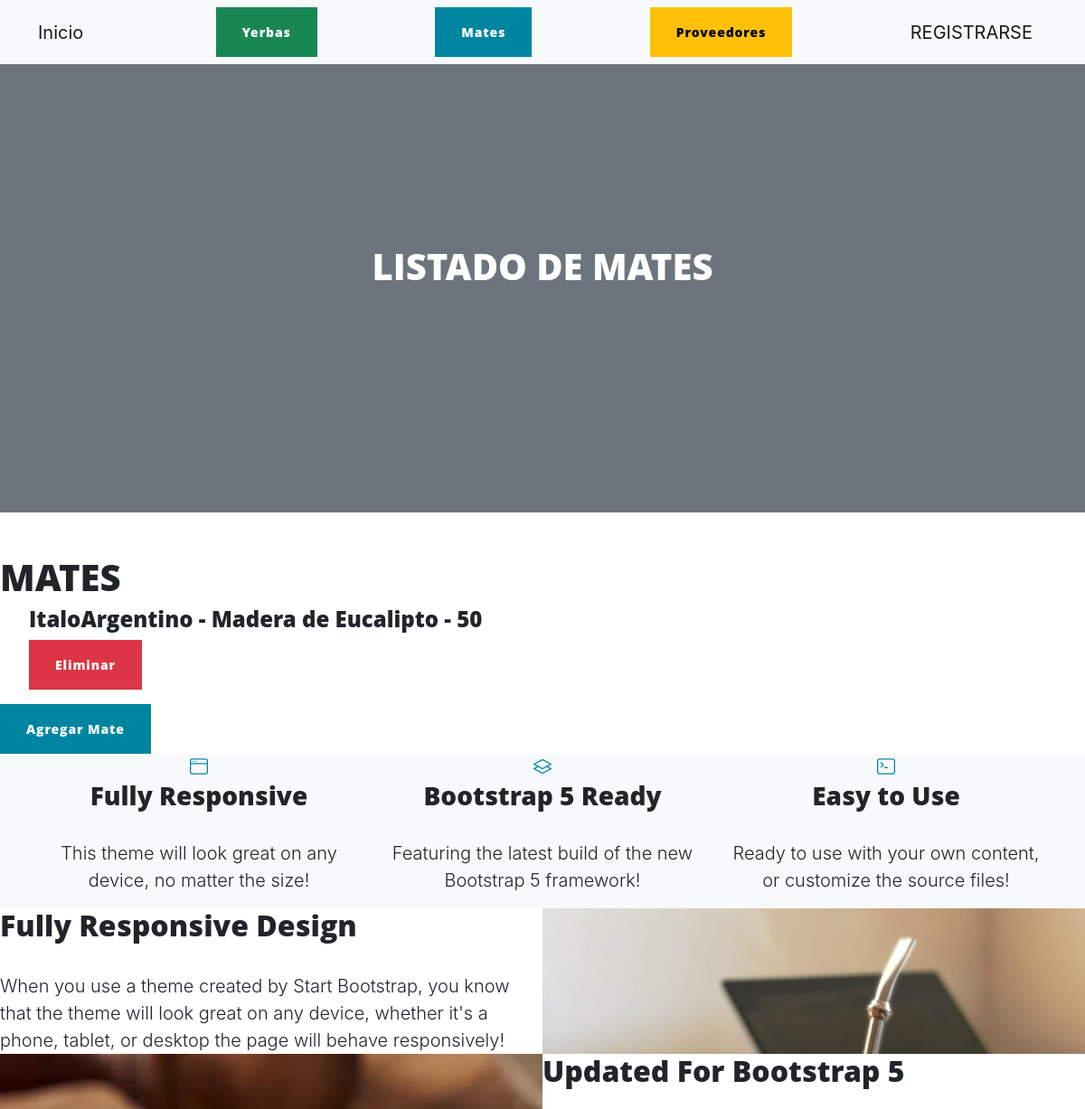
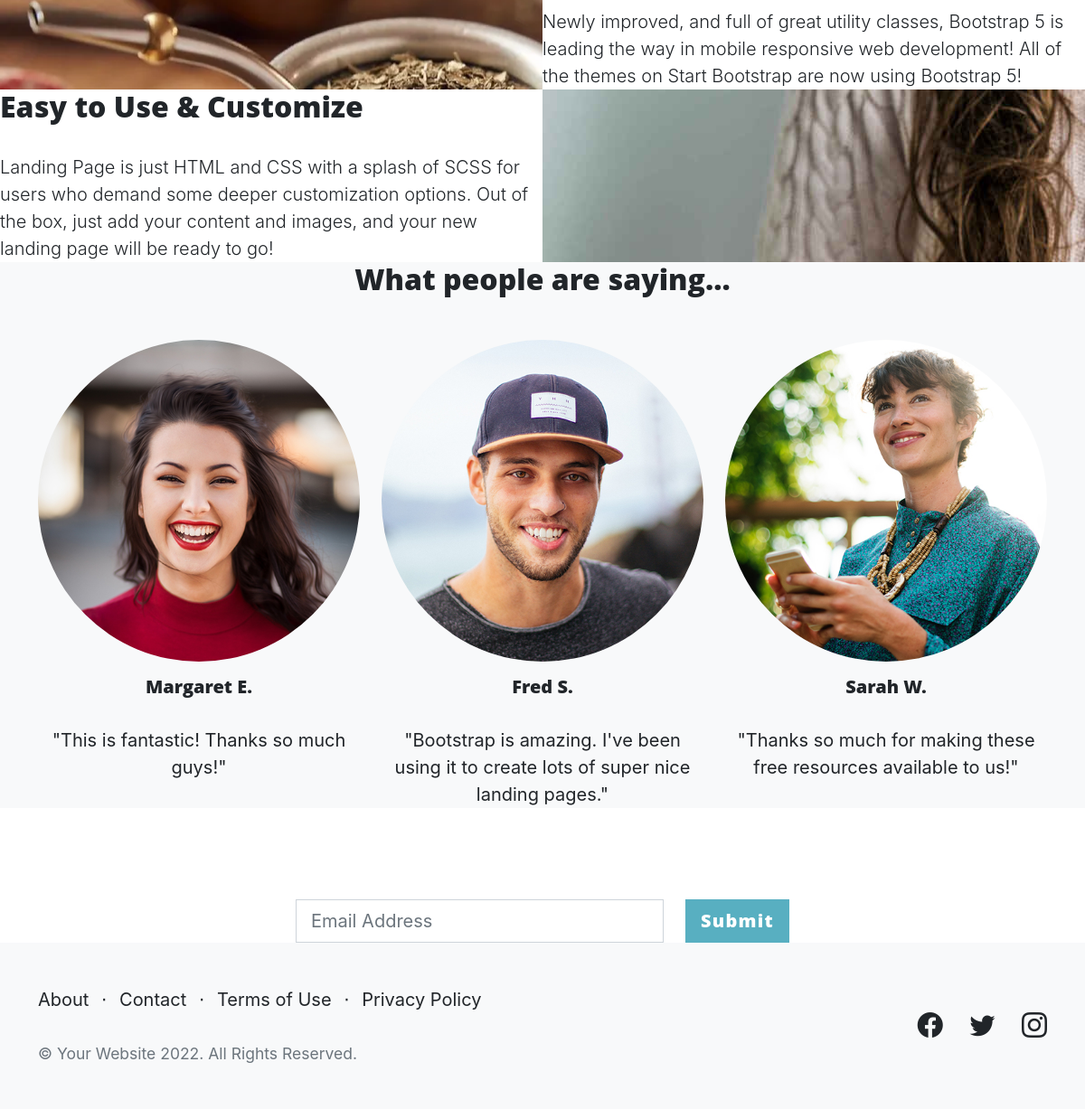
The page /AppPrueba/leermates/ on the database its author committed (2 pictures, top to bottom).
### AppPrueba/models.py (models this page shows, shortened)
class mate(models.Model):
    nombre=models.CharField(max_length=50)
    tipo=models.CharField(max_length=50)
    cantidad_x_caja=models.IntegerField()

### AppPrueba/views.py (the view)
# urls.py: path('leermates/', leermates, name = 'leermates'),
def leermates(request):
    mats=mate.objects.all()
    return render(request, 'AppPrueba/leermates.html', {'mats':mats})

### AppPrueba/templates/AppPrueba/leermates.html
{% extends 'AppPrueba/padre.html' %}
{% load static %}
{% block titulo %}
<h1 class="mb-5">LISTADO DE MATES</h1>
{% endblock %}
{% block contenido_que_cambia %}
<h1>MATES</h1>
{% if mats %}
<ul>
    {% for i in mats %}
       <h4>{{i.nombre}} - {{i.tipo}} - {{i.cantidad_x_caja}}</h4>
       <a class="btn btn-danger" href="{% url 'eliminarMate' i.id %}">Eliminar</a>
        <br>
    {% endfor %}
</ul>
{% else %}
<p>NO SE ENCONTRARON MATES</p>
{% endif %}
<a class="btn btn-primary" href="{% url 'mates' %}">Agregar Mate</a>
{% endblock %}

### rows shown on the page
mate: nombre "ItaloArgentino", tipo "Madera de Eucalipto", cantidad_x_caja "50"
